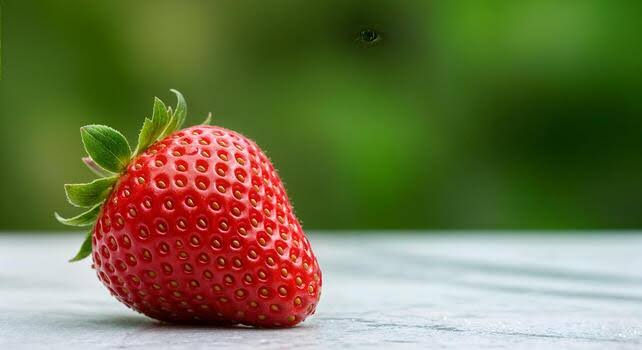
#> input picture strawberry.jpg, 642 x 350 px
$ python Image_Anotation.py
#> lines starting #> are read from the running program, lines starting #| are printed output that depends on the picture
import cv2
import matplotlib.pyplot as plt

image_path = 'strawberry.jpg'
image = cv2.imread(image_path)
#> image is the input picture: shape (350, 642, 3); mean B, G, R 73.7, 116, 112.3

image_rgb = cv2.cvtColor(image,cv2.COLOR_BGR2RGB)

height,width,_ = image_rgb.shape
#> height = 350; width = 642

rect1_width,rect1_height = 150,150
top_left1 = (20,20)
bottom_right1 = (top_left1[0] + rect1_width,top_left1[1] + rect1_height)
cv2.rectangle(image_rgb,top_left1,bottom_right1,(0,255,255),3)

rect2_width,rect2_height = 200,150
top_left2 = (width - rect2_width - 20,height - rect2_height - 20)
#> top_left2 = (422, 180)
bottom_right2 = (top_left2[0] + rect2_width,top_left2[1] + rect2_height)
#> bottom_right2 = (622, 330)
cv2.rectangle(image_rgb,top_left2,bottom_right2,(255,0,255),3)


center1_x = top_left1[0] + rect1_width // 2
center1_y = top_left1[1] + rect1_height // 2
center2_x = top_left2[0] + rect2_width // 2
#> center2_x = 522
center2_y = top_left2[1] + rect2_height // 2
#> center2_y = 255

cv2.circle(image_rgb,(center1_x,center1_y),15,(0,255,0),-1)
cv2.circle(image_rgb,(center2_x,center2_y),15,(0,255,0),-1)

cv2.line(image_rgb,(center1_x,center1_y),(center2_x,center2_y),(0,255,0),3)

font = cv2.FONT_HERSHEY_SIMPLEX
cv2.putText(image_rgb,'Region 1',(top_left1[0],top_left1[1]-10),font,0.7,(255,255,255),2,cv2.LINE_AA)
cv2.putText(image_rgb,'Region 2',(top_left2[0],top_left2[1]-10),font,0.7,(255,255,255),2,cv2.LINE_AA)
cv2.putText(image_rgb,'Center 1',(center1_x-40,center1_y+40),font,0.6,(0,255,0),2,cv2.LINE_AA)
cv2.putText(image_rgb,'Center 2',(center2_x-40,center2_y+40),font,0.6,(0,255,0),2,cv2.LINE_AA)

arrow_start = (width - 50, 20)
#> arrow_start = (592, 20)
arrow_end = (width - 50, height - 20)
#> arrow_end = (592, 330)

cv2.arrowedLine(image_rgb,arrow_start,arrow_end,(255,255,0),3,tipLength=0.05)
cv2.arrowedLine(image_rgb,arrow_end,arrow_start,(255,255,0),4,tipLength=0.05)
#> image_rgb: shape (350, 642, 3); mean R, G, B 112.7, 120.2, 77.2

height_label_position = (arrow_start[0] - 150, (arrow_start[1] + arrow_end[1]) // 2)
#> height_label_position = (442, 175)
cv2.putText(image_rgb,f'Height: {height}px',height_label_position,font,0.8,(255,255,0),2,cv2.LINE_AA)
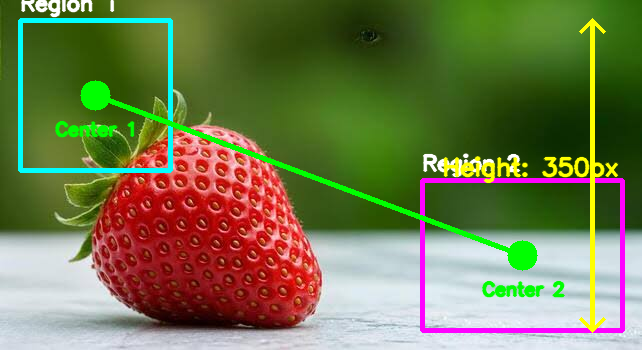
#> image_rgb: shape (350, 642, 3); mean R, G, B 113.8, 121.2, 76.8

plt.figure(figsize=(12,8))
plt.imshow(image_rgb)
plt.title('Annotated Image with Regions, Centers, and Bi-Directional Height Arrow')
plt.show()

$ run again, with HD_Image(Extra project).jpg copied over strawberry.jpg
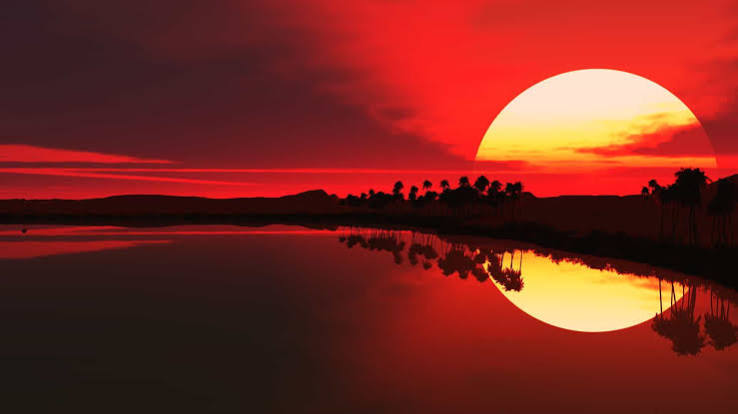
#> input picture HD_Image(Extra project).jpg, 738 x 414 px
#> image is the input picture: shape (414, 738, 3); mean B, G, R 32.6, 40.9, 119.5
#> `cv2.putText(image_rgb,f'Height: {height}px',height_label_position,font..`:
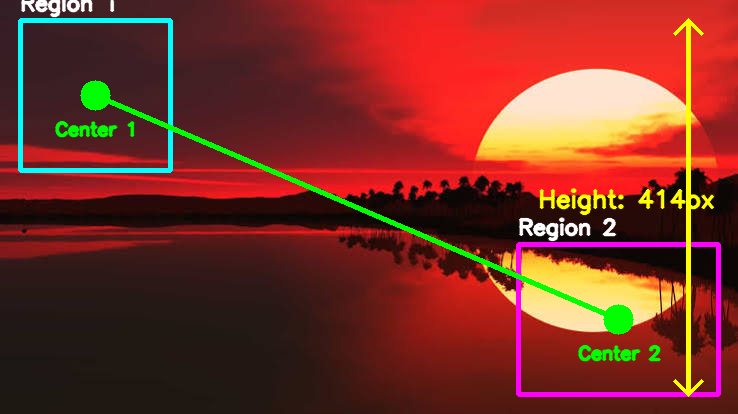
#> image_rgb: shape (414, 738, 3); mean R, G, B 120.9, 49.9, 37.4

$ run again, with Zoo.jpg copied over strawberry.jpg
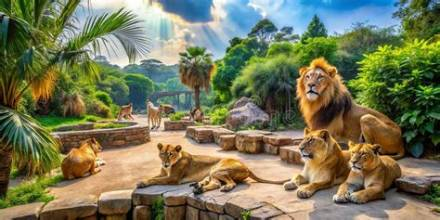
#> input picture Zoo.jpg, 440 x 220 px
#> image is the input picture: shape (220, 440, 3); mean B, G, R 87.8, 119.6, 119.1
#> `cv2.putText(image_rgb,f'Height: {height}px',height_label_position,font..`:
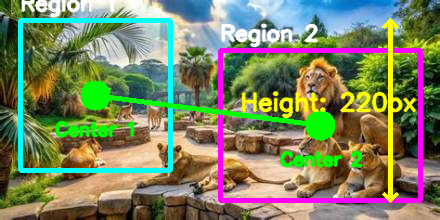
#> image_rgb: shape (220, 440, 3); mean R, G, B 122.3, 131.1, 97.3
